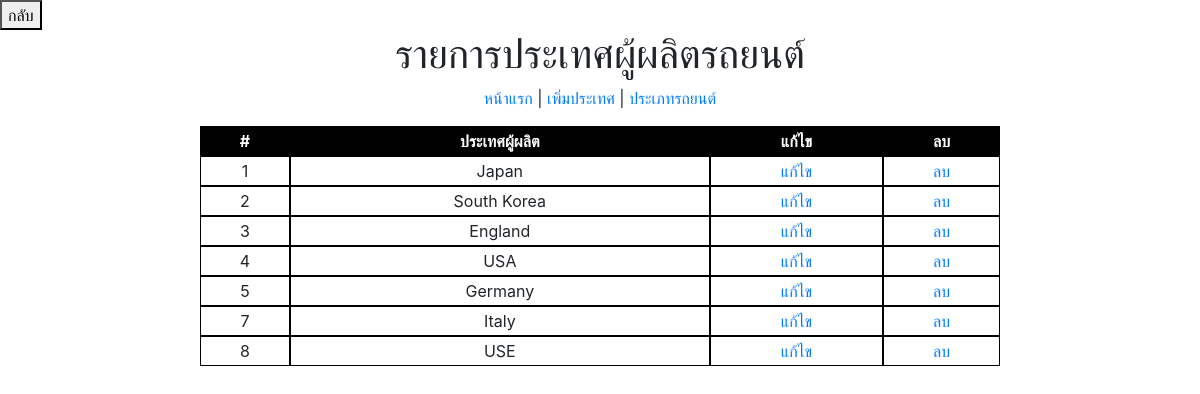
The page /data_cars_country.php on the database its author committed.
### tables this page shows
CREATE TABLE `in_cars_country` (
  `cc_id` int(11) NOT NULL,
  `cc_name` varchar(500) NOT NULL,
  `createdate` datetime NOT NULL,
  `updatedate` timestamp NOT NULL DEFAULT CURRENT_TIMESTAMP ON UPDATE CURRENT_TIMESTAMP
);

### data_cars_country.php (the view, shortened to what this page needs)
<?php
        require("connect_db.php");
?>
<!DOCTYPE html>
<html lang="en">
<head>
        <link rel="stylesheet" href="https://stackpath.bootstrapcdn.com/bootstrap/4.3.1/css/bootstrap.min.css">
</head>
<body><center>
    <div align="left"><button onclick="history.go(-1);">กลับ </button></div>
    <h1> รายการประเทศผู้ผลิตรถยนต์ </h1>
    <p>
            <a href="data_cars.php">หน้าแรก</a>
            | <a href="data_add_cars_country.php">เพิ่มประเทศ</a>
            | <a href="data_cars_type.php">ประเภทรถยนต์</a>
    </p>
    <table class="my-table" align="center">
        <tr align="center">
            <th>#</th>
            <th>ประเทศผู้ผลิต</th>
            <th><strong>แก้ไข</strong></th>
            <th><strong>ลบ</strong></th>
        </tr>
    <?php
         $sql_string = "SELECT * FROM in_cars_country";
         $result = $conn->query($sql_string);
         if ($result->num_rows > 0) {
            while ($row = $result->fetch_assoc()) {?>
                <tr>
                    <td><div align="center"><?= $row["cc_id"]?></td>
                    <td><div align="center"><?=$row["cc_name"]?></td>
                    <td><div align="center">
                        <a href="data_edit_cars_country.php?id=<?=$row["cc_id"]?>" >
                        แก้ไข</a></td>
                    <td><div align="center">
                        <a href="data_delete.php?id=<?=$row["cc_id"]?>" target="_blank">
                        ลบ</a></td>
                </div></tr><?php
            }
         }else {
             echo "No data Select.";
         }
    ?>
</center> </body>
</html>

### data_cars_country.php (style rules this page uses)
.my-table { width: 800px; border-spacing: 0px; border-collapse: separate; }
.my-table tr td, .my-table tr th { border: 1px solid #000; padding: 2px 5px; }
.my-table tr th { background-color: #000; color: #fff; }

### rows shown on the page
in_cars_country: cc_id "1", cc_name "Japan"
in_cars_country: cc_id "2", cc_name "South Korea"
in_cars_country: cc_id "3", cc_name "England"
in_cars_country: cc_id "4", cc_name "USA"
in_cars_country: cc_id "5", cc_name "Germany"
in_cars_country: cc_id "7", cc_name "Italy"
in_cars_country: cc_id "8", cc_name "USE"
